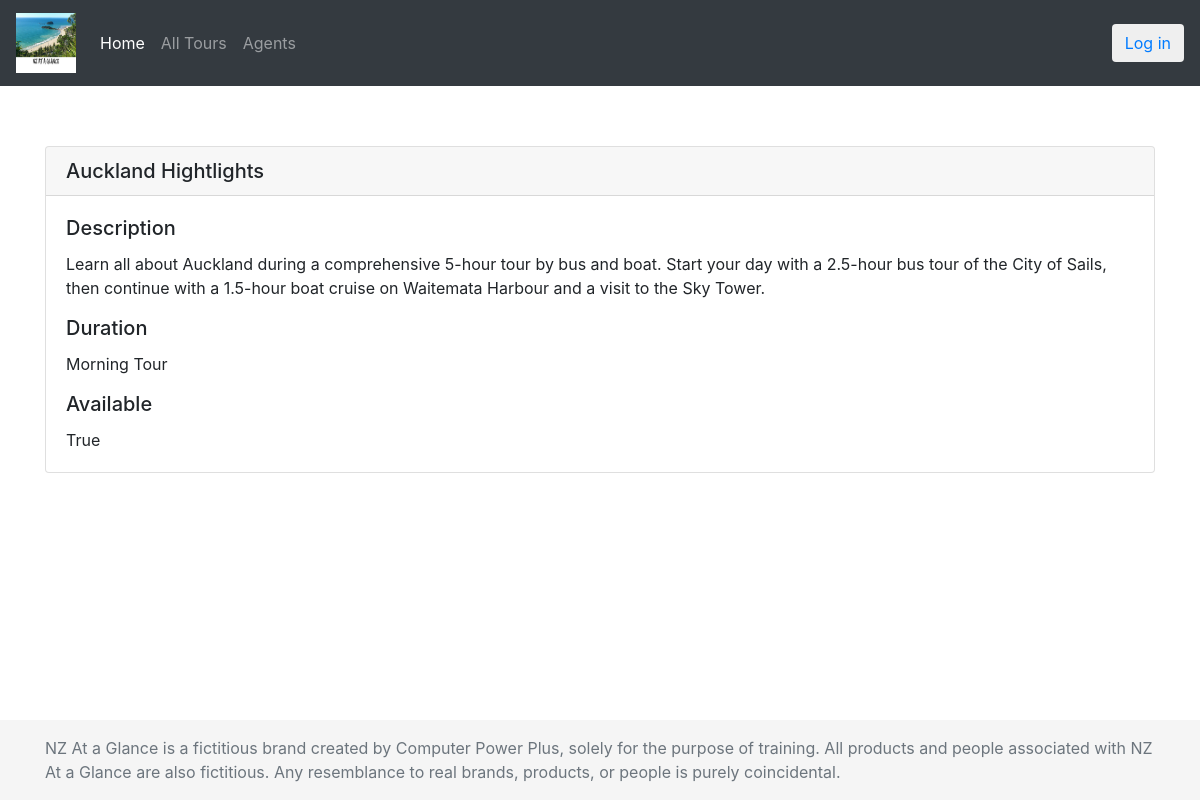
The app's page /tours/1/ with its own data.
### home/models.py (models this page shows, shortened)
class Tour(models.Model):
    tour_name = models.CharField(max_length=150)
    """
    'duration' will set to be null when the referenced object (Duration)
    is deleted. This is only possible when you set 'null' to be 'True'
    """
    duration = models.ForeignKey(Duration, on_delete=models.SET_NULL, null=True)
    description = models.TextField()
    available = models.BooleanField()
    agent = models.ForeignKey(Agent, on_delete=models.SET_NULL, null=True)
    class Meta:
        permissions = (("can_change_availability", "Set tour as available"),)

class Duration(models.Model):
    duration = models.CharField(max_length=50)
    def __str__(self):
        return self.duration

### home/views.py (the view)
# urls.py: path('tours/<int:pk>/', TourDetailView.as_view(), name='tour_detail')
class TourDetailView(DetailView):
    queryset = Tour.objects.all().order_by('tour_name')
    template_name = 'tour_detail.html'
    context_object_name = 'tour'

### home/templates/tour_detail.html
{% extends "base.html" %}
{% block content %}
<div class="card">
    <h5 class="card-header">
        {{ tour.tour_name|capfirst }}
    </h5>
    <div class="card-body">
        <h5 class="card-title">
            Description
        </h5>
        <p class="card-text">
            {{ tour.description }}
        </p>
        <h5 class="card-title">
            Duration
        </h5>
        <p class="card-text">
            {{ tour.duration }}
        </p>
        <h5 class="card-title">
            Available
        </h5>
        <p class="card-text">
            {{ tour.available }}
        </p>
    </div>
</div>
{% endblock %}

### records on screen
Tour: tour_name "Auckland Hightlights", description "Learn all about Auckland during a comprehensive 5-hour tour by bus and boat. Start your day with a 2.5-hour bus tour of the City of Sails, then continue with a 1.5-hour boat cruise on Waitemata Harbour and a visit to the Sky Tower.", duration "Morning Tour", available "True"
